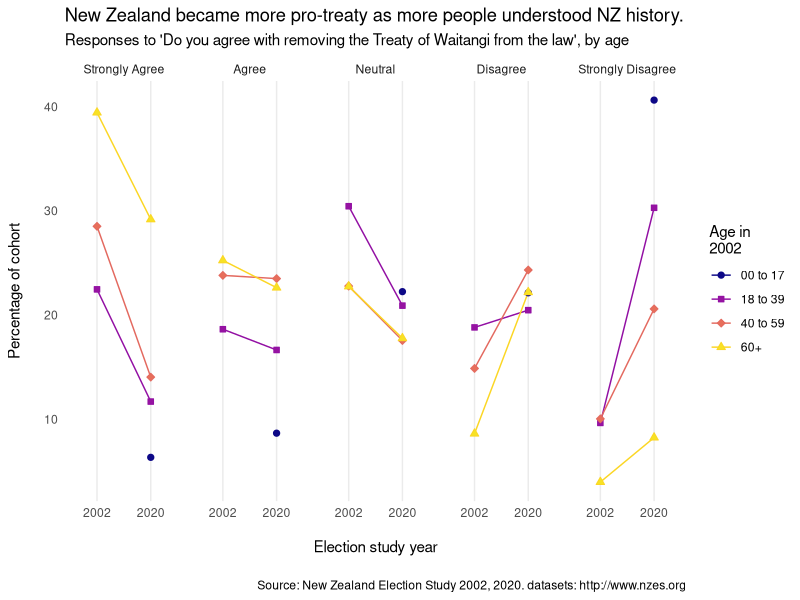

The R source for this figure:
## ---- chunk 1
#| label: setup
#| echo: false
#| output: false
library(ggplot2)
library(dplyr)
## ---- chunk 2
#| label: tritiplot
grafdata <- read.csv("data/graphdata.csv") |> 
  mutate(survey=factor(survey),
         agegroup_2002 = factor(agegroup_2002),
         remove_treaty = factor(remove_treaty,
                                levels=c("Strongly Agree",
                                         "Agree",
                                         "Neutral",
                                         "Disagree",
                                         "Strongly Disagree")))
ggplot(grafdata, aes(x=survey,y=percent,colour=agegroup_2002, group=agegroup_2002, shape=agegroup_2002, fill=agegroup_2002)) + geom_line() +
  facet_wrap(~remove_treaty, ncol=5) + geom_point(size=1.8) +
  scale_colour_viridis_d(option = "plasma", end=0.92, name="Age in\n2002") +
  labs(title="New Zealand became more pro-treaty as more people understood NZ history.",
  subtitle="Responses to 'Do you agree with removing the Treaty of Waitangi from the law', by age") + xlab("\nElection study year\n") +
  ylab("Percentage of cohort\n") +
  scale_shape_manual(values=c(21,22,23,24), name="Age in\n2002") + 
  scale_fill_viridis_d(option = "plasma", end=0.95, name="Age in\n2002") +
  labs(caption = "Source: New Zealand Election Study 2002, 2020. datasets: http://www.nzes.org") + theme_minimal() +
  theme(panel.grid.major.y = element_blank(),
        panel.grid.minor.y = element_blank())

